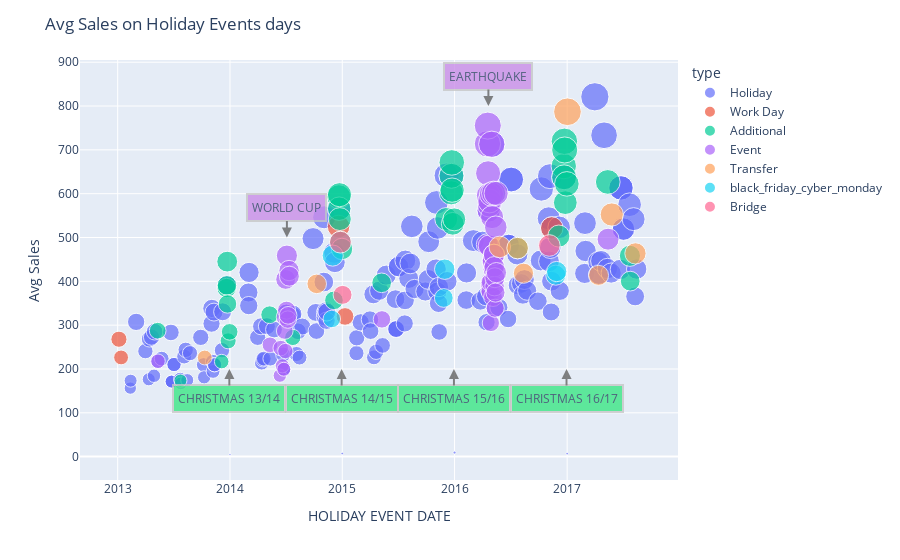

The notebook cell this image was saved under:
### Code cell
fig = px.scatter(df_plot, x="date", y="sales", size='sales', color='type')
                 #size='sales', color='sales',
                  #color_continuous_scale="pinkyl")

fig.update_layout({"title": f'Avg Sales on Holiday Events days',
                   "xaxis": {"title":"HOLIDAY EVENT DATE"},
                   "yaxis": {"title":"Avg Sales"},
                   "showlegend": True})

fig.add_annotation(x='2014-07-05',y=500,xref="x",yref="y",text="WORLD CUP",showarrow=True, align="center",arrowhead=2,arrowsize=1,
        arrowwidth=2,arrowcolor="#636363",ax=0,ay=-30,bordercolor="#c7c7c7",borderwidth=2,borderpad=4,bgcolor="#ca8ee8",opacity=0.8  )

fig.add_annotation(x='2016-04-20',y=800,xref="x",yref="y",text="EARTHQUAKE",showarrow=True,align="center",arrowhead=2,arrowsize=1,
        arrowwidth=2,arrowcolor="#636363",ax=0,ay=-30,bordercolor="#c7c7c7",borderwidth=2,borderpad=4,bgcolor="#ca8ee8",opacity=0.8)

fig.add_annotation(x='2013-12-30',y=200,xref="x",yref="y",text="CHRISTMAS 13/14",showarrow=True,align="center",arrowhead=2,arrowsize=1,
        arrowwidth=2,arrowcolor="#636363",ax=0,ay=30,bordercolor="#c7c7c7",borderwidth=2,borderpad=4,bgcolor="#3ce685",opacity=0.8)


fig.add_annotation(x='2014-12-30',y=200,xref="x",yref="y",text="CHRISTMAS 14/15",showarrow=True,align="center",arrowhead=2,arrowsize=1,
        arrowwidth=2,arrowcolor="#636363",ax=0,ay=30,bordercolor="#c7c7c7",borderwidth=2,borderpad=4,bgcolor="#3ce685",opacity=0.8)


fig.add_annotation(x='2015-12-30',y=200,xref="x",yref="y",text="CHRISTMAS 15/16",showarrow=True,align="center",arrowhead=2,arrowsize=1,
        arrowwidth=2,arrowcolor="#636363",ax=0,ay=30,bordercolor="#c7c7c7",borderwidth=2,borderpad=4,bgcolor="#3ce685",opacity=0.8)


fig.add_annotation(x='2016-12-30',y=200,xref="x",yref="y",text="CHRISTMAS 16/17",showarrow=True,align="center",arrowhead=2,arrowsize=1,
        arrowwidth=2,arrowcolor="#636363",ax=0,ay=30,bordercolor="#c7c7c7",borderwidth=2,borderpad=4,bgcolor="#3ce685",opacity=0.8)



fig.show()

### Figure 1 — Plotly figure (JSON) as saved in the notebook; plotly's stock layout.template omitted (floating-point values rounded to 4 significant figures; data arrays with more than 128 entries replaced by an {"elided": "..."} marker saying what was removed)
{"data": [{"hovertemplate": "type=Holiday<br>date=%{x}<br>sales=%{marker.size}<extra></extra>", "legendgroup": "Holiday", "marker": {"color": "#636efa", "size": {"elided": "171 float values"}, "sizemode": "area", "sizeref": 2.053, "symbol": "circle"}, "mode": "markers", "name": "Holiday", "orientation": "v", "showlegend": true, "type": "scatter", "x": {"elided": "171 str values"}, "xaxis": "x", "y": {"elided": "171 float values"}, "yaxis": "y"}, {"hovertemplate": "type=Work Day<br>date=%{x}<br>sales=%{marker.size}<extra></extra>", "legendgroup": "Work Day", "marker": {"color": "#EF553B", "size": [267.9, 226.3, 525.0, 319.8, 521.8], "sizemode": "area", "sizeref": 2.053, "symbol": "circle"}, "mode": "markers", "name": "Work Day", "orientation": "v", "showlegend": true, "type": "scatter", "x": ["2013-01-05", "2013-01-12", "2014-12-20", "2015-01-10", "2016-11-12"], "xaxis": "x", "y": [267.9, 226.3, 525.0, 319.8, 521.8], "yaxis": "y"}, {"hovertemplate": "type=Additional<br>date=%{x}<br>sales=%{marker.size}<extra></extra>", "legendgroup": "Additional", "marker": {"color": "#00cc96", "size": [287.4, 173.5, 216.8, 384.8, 390.7, 444.9, 348.3, 264.2, 284.7, 323.8, 272.0, 356.6, 592.9, 565.7, 597.6, 542.1, 489.4, 473.8, 396.6, 542.2, 602.1, 640.8, 671.2, 608.1, 531.3, 541.3, 601.1, 475.8, 503.3, 662.9, 637.4, 719.5, 699.7, 579.6, 622.3, 626.8, 458.2, 400.4], "sizemode": "area", "sizeref": 2.053, "symbol": "circle"}, "mode": "markers", "name": "Additional", "orientation": "v", "showlegend": true, "type": "scatter", "x": ["2013-05-11", "2013-07-24", "2013-12-05", "2013-12-21", "2013-12-22", "2013-12-23", "2013-12-24", "2013-12-26", "2013-12-31", "2014-05-10", "2014-07-24", "2014-12-05", "2014-12-21", "2014-12-22", "2014-12-23", "2014-12-24", "2014-12-26", "2014-12-31", "2015-05-09", "2015-12-05", "2015-12-21", "2015-12-22", "2015-12-23", "2015-12-24", "2015-12-26", "2015-12-31", "2016-05-07", "2016-07-24", "2016-12-05", "2016-12-21", "2016-12-22", "2016-12-23", "2016-12-24", "2016-12-26", "2016-12-31", "2017-05-13", "2017-07-24", "2017-07-25"], "xaxis": "x", "y": [287.4, 173.5, 216.8, 384.8, 390.7, 444.9, 348.3, 264.2, 284.7, 323.8, 272.0, 356.6, 592.9, 565.7, 597.6, 542.1, 489.4, 473.8, 396.6, 542.2, 602.1, 640.8, 671.2, 608.1, 531.3, 541.3, 601.1, 475.8, 503.3, 662.9, 637.4, 719.5, 699.7, 579.6, 622.3, 626.8, 458.2, 400.4], "yaxis": "y"}, {"hovertemplate": "type=Event<br>date=%{x}<br>sales=%{marker.size}<extra></extra>", "legendgroup": "Event", "marker": {"color": "#ab63fa", "size": [217.7, 255.1, 184.9, 247.6, 207.2, 199.4, 286.7, 318.3, 240.9, 404.3, 334.1, 458.6, 312.7, 322.4, 424.6, 411.7, 313.2, 483.8, 713.7, 755.3, 646.5, 596.2, 561.8, 481.0, 573.6, 583.3, 381.6, 395.5, 376.1, 304.9, 397.7, 599.0, 712.8, 546.6, 444.6, 448.2, 364.0, 427.3, 601.1, 460.6, 460.6, 433.1, 388.9, 408.3, 338.6, 374.2, 523.5, 600.6, 419.8, 496.2], "sizemode": "area", "sizeref": 2.053, "symbol": "circle"}, "mode": "markers", "name": "Event", "orientation": "v", "showlegend": true, "type": "scatter", "x": ["2013-05-12", "2014-05-11", "2014-06-12", "2014-06-15", "2014-06-20", "2014-06-25", "2014-06-28", "2014-06-29", "2014-06-30", "2014-07-01", "2014-07-04", "2014-07-05", "2014-07-08", "2014-07-09", "2014-07-12", "2014-07-13", "2015-05-10", "2016-04-16", "2016-04-17", "2016-04-18", "2016-04-19", "2016-04-20", "2016-04-21", "2016-04-22", "2016-04-23", "2016-04-24", "2016-04-25", "2016-04-26", "2016-04-27", "2016-04-28", "2016-04-29", "2016-04-30", "2016-05-01", "2016-05-02", "2016-05-03", "2016-05-04", "2016-05-05", "2016-05-06", "2016-05-07", "2016-05-08", "2016-05-08", "2016-05-09", "2016-05-10", "2016-05-11", "2016-05-12", "2016-05-13", "2016-05-14", "2016-05-15", "2016-05-16", "2017-05-14"], "xaxis": "x", "y": [217.7, 255.1, 184.9, 247.6, 207.2, 199.4, 286.7, 318.3, 240.9, 404.3, 334.1, 458.6, 312.7, 322.4, 424.6, 411.7, 313.2, 483.8, 713.7, 755.3, 646.5, 596.2, 561.8, 481.0, 573.6, 583.3, 381.6, 395.5, 376.1, 304.9, 397.7, 599.0, 712.8, 546.6, 444.6, 448.2, 364.0, 427.3, 601.1, 460.6, 460.6, 433.1, 388.9, 408.3, 338.6, 374.2, 523.5, 600.6, 419.8, 496.2], "yaxis": "y"}, {"hovertemplate": "type=Transfer<br>date=%{x}<br>sales=%{marker.size}<extra></extra>", "legendgroup": "Transfer", "marker": {"color": "#FFA15A", "size": [226.1, 394.2, 478.5, 475.8, 418.4, 786.9, 413.6, 552.5, 463.7], "sizemode": "area", "sizeref": 2.053, "symbol": "circle"}, "mode": "markers", "name": "Transfer", "orientation": "v", "showlegend": true, "type": "scatter", "x": ["2013-10-11", "2014-10-10", "2016-05-27", "2016-07-24", "2016-08-12", "2017-01-02", "2017-04-13", "2017-05-26", "2017-08-11"], "xaxis": "x", "y": [226.1, 394.2, 478.5, 475.8, 418.4, 786.9, 413.6, 552.5, 463.7], "yaxis": "y"}, {"hovertemplate": "type=black_friday_cyber_monday<br>date=%{x}<br>sales=%{marker.size}<extra></extra>", "legendgroup": "black_friday_cyber_monday", "marker": {"color": "#19d3f3", "size": [314.0, 458.7, 362.0, 427.6, 414.0, 422.3], "sizemode": "area", "sizeref": 2.053, "symbol": "circle"}, "mode": "markers", "name": "black_friday_cyber_monday", "orientation": "v", "showlegend": true, "type": "scatter", "x": ["2014-11-28", "2014-12-01", "2015-11-27", "2015-11-30", "2016-11-25", "2016-11-28"], "xaxis": "x", "y": [314.0, 458.7, 362.0, 427.6, 414.0, 422.3], "yaxis": "y"}, {"hovertemplate": "type=Bridge<br>date=%{x}<br>sales=%{marker.size}<extra></extra>", "legendgroup": "Bridge", "marker": {"color": "#FF6692", "size": [489.4, 369.1, 481.7], "sizemode": "area", "sizeref": 2.053, "symbol": "circle"}, "mode": "markers", "name": "Bridge", "orientation": "v", "showlegend": true, "type": "scatter", "x": ["2014-12-26", "2015-01-02", "2016-11-04"], "xaxis": "x", "y": [489.4, 369.1, 481.7], "yaxis": "y"}], "layout": {"annotations": [{"align": "center", "arrowcolor": "#636363", "arrowhead": 2, "arrowsize": 1, "arrowwidth": 2, "ax": 0, "ay": -30, "bgcolor": "#ca8ee8", "bordercolor": "#c7c7c7", "borderpad": 4, "borderwidth": 2, "opacity": 0.8, "showarrow": true, "text": "WORLD CUP", "x": "2014-07-05", "xref": "x", "y": 500, "yref": "y"}, {"align": "center", "arrowcolor": "#636363", "arrowhead": 2, "arrowsize": 1, "arrowwidth": 2, "ax": 0, "ay": -30, "bgcolor": "#ca8ee8", "bordercolor": "#c7c7c7", "borderpad": 4, "borderwidth": 2, "opacity": 0.8, "showarrow": true, "text": "EARTHQUAKE", "x": "2016-04-20", "xref": "x", "y": 800, "yref": "y"}, {"align": "center", "arrowcolor": "#636363", "arrowhead": 2, "arrowsize": 1, "arrowwidth": 2, "ax": 0, "ay": 30, "bgcolor": "#3ce685", "bordercolor": "#c7c7c7", "borderpad": 4, "borderwidth": 2, "opacity": 0.8, "showarrow": true, "text": "CHRISTMAS 13/14", "x": "2013-12-30", "xref": "x", "y": 200, "yref": "y"}, {"align": "center", "arrowcolor": "#636363", "arrowhead": 2, "arrowsize": 1, "arrowwidth": 2, "ax": 0, "ay": 30, "bgcolor": "#3ce685", "bordercolor": "#c7c7c7", "borderpad": 4, "borderwidth": 2, "opacity": 0.8, "showarrow": true, "text": "CHRISTMAS 14/15", "x": "2014-12-30", "xref": "x", "y": 200, "yref": "y"}, {"align": "center", "arrowcolor": "#636363", "arrowhead": 2, "arrowsize": 1, "arrowwidth": 2, "ax": 0, "ay": 30, "bgcolor": "#3ce685", "bordercolor": "#c7c7c7", "borderpad": 4, "borderwidth": 2, "opacity": 0.8, "showarrow": true, "text": "CHRISTMAS 15/16", "x": "2015-12-30", "xref": "x", "y": 200, "yref": "y"}, {"align": "center", "arrowcolor": "#636363", "arrowhead": 2, "arrowsize": 1, "arrowwidth": 2, "ax": 0, "ay": 30, "bgcolor": "#3ce685", "bordercolor": "#c7c7c7", "borderpad": 4, "borderwidth": 2, "opacity": 0.8, "showarrow": true, "text": "CHRISTMAS 16/17", "x": "2016-12-30", "xref": "x", "y": 200, "yref": "y"}], "legend": {"itemsizing": "constant", "title": {"text": "type"}, "tracegroupgap": 0}, "margin": {"t": 60}, "showlegend": true, "title": {"text": "Avg Sales on Holiday Events days"}, "xaxis": {"anchor": "y", "domain": [0, 1], "title": {"text": "HOLIDAY EVENT DATE"}}, "yaxis": {"anchor": "x", "domain": [0, 1], "title": {"text": "Avg Sales"}}}}
